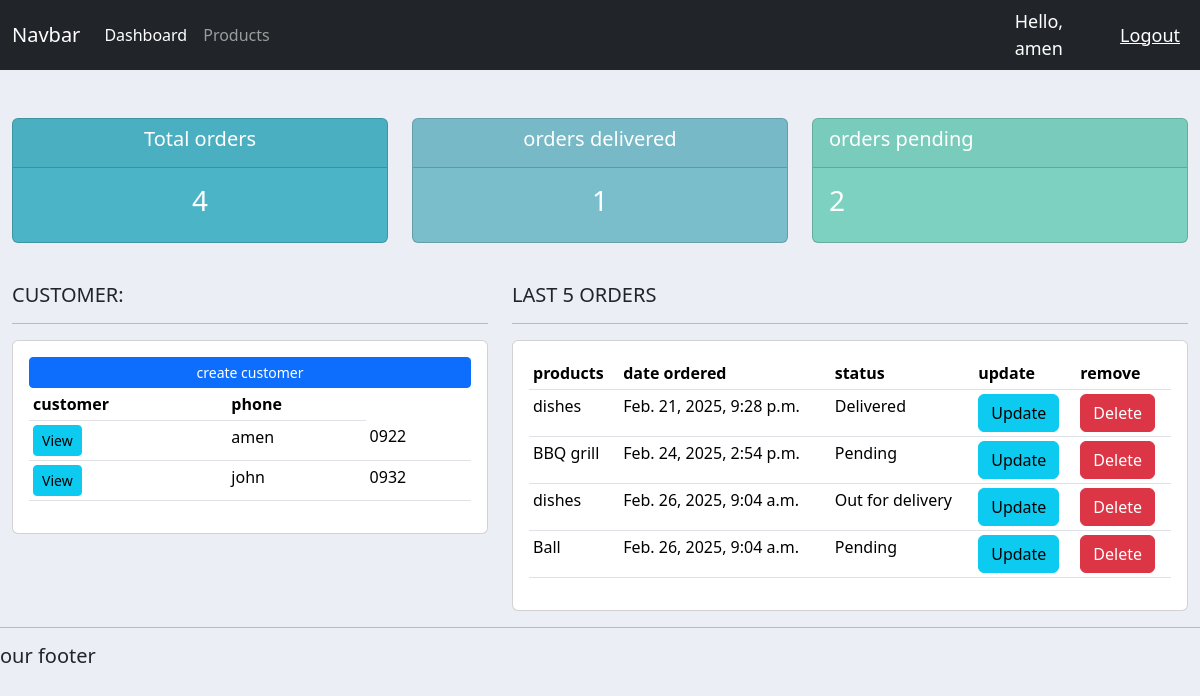
Before: / (signed in) with the older database file.
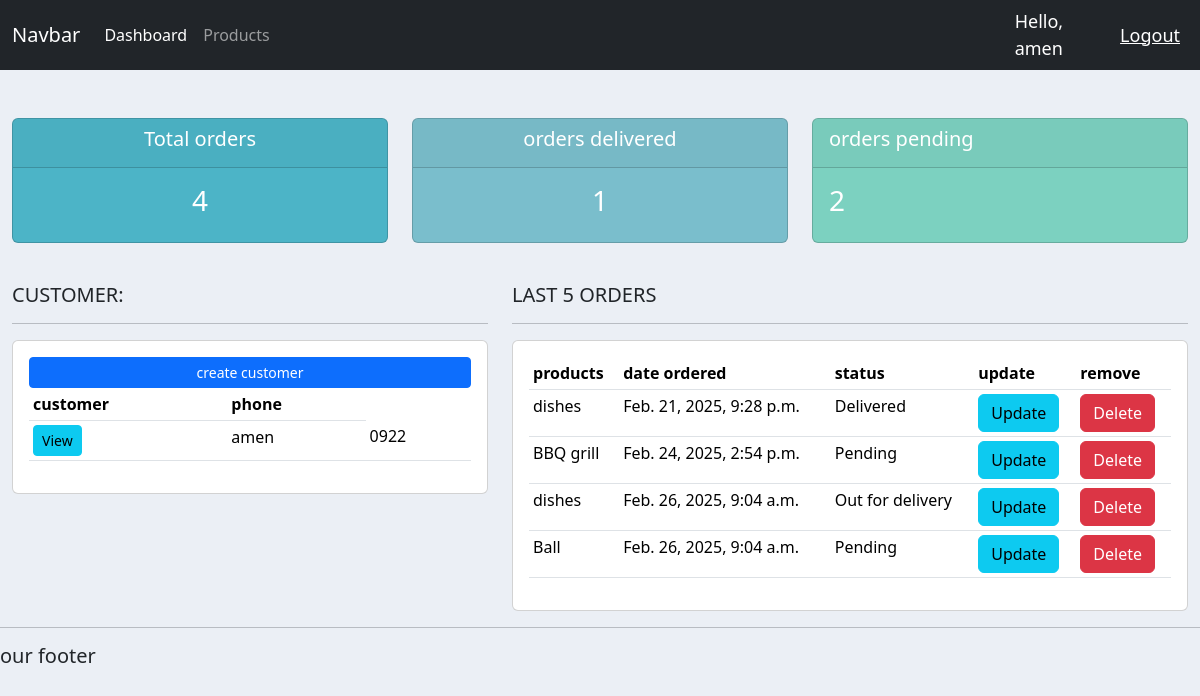
After: the same page with the newer database file.
### accounts/models.py (models this page shows, shortened)
class Customer(models.Model):
    user = models.OneToOneField(User, null=True, on_delete=models.CASCADE)
    name = models.CharField(max_length=200, null=True)
    phone = models.CharField(max_length=20, null=True)
    email = models.CharField(max_length=30, null=True)
    date_created = models.DateTimeField(auto_now_add=True)

class Order(models.Model):
    STATUS = [
        ("Pending", "Pending"),
        ("Out for delivery", "Out for delivery"),
        ("Delivered", "Delivered"),
    ]
    customer = models.ForeignKey(Customer, null=True, on_delete=models.SET_NULL)
    product = models.ForeignKey(Product, null=True, on_delete=models.SET_NULL)
    status = models.CharField(max_length=50, choices=STATUS, null=True)
    date_created = models.DateTimeField(auto_now_add=True)

class Product(models.Model):
    CATEGORY = [("Indoor", "Indoor"), ("Out Door", "Out Door")]
    name = models.CharField(max_length=200, null=True)
    price = models.FloatField(max_length=50, null=True)
    category = models.CharField(max_length=200, choices=CATEGORY, null=True)
    description = models.CharField(max_length=200, blank=True, null=True)
    date_created = models.DateTimeField(auto_now_add=True)
    tag = models.ManyToManyField(Tag)
    def __str__(self):
        return self.name

### accounts/decorators.py (the view)
    def wrapper_funcion(request, *args, **kwargs):
        group = None
        if request.user.groups.exists():
            group = request.user.groups.all()[0].name
        if group == "customer":
            return redirect("userpage")
        if group == "admin":
            return view_func(request, *args, **kwargs)

### accounts/views.py (called while the page is built)
@login_required(login_url="login")
@admin_only
def home(request):
    customers = Customer.objects.all()
    orders = Order.objects.all()
    Total_orders = orders.count()
    Orders_delivered = orders.filter(status="Delivered").count()
    Total_customers = customers.count()
    Pending = orders.filter(status="Pending").count()
    context = {
        "orders": orders,
        "customers": customers,
        "Total_orders": Total_orders,
        "orders_delivered": Orders_delivered,
        "Total_customers": Total_customers,
        "pending": Pending,
    }
    return render(request, "accounts/dashboard.html", context)

### accounts/templates/accounts/dashboard.html
{%extends 'accounts/main.html'%} {%block content%}
<br />
{%include 'accounts/status.html'%}
<br />
<div class="row">
  <div class="col-md-5">
    <h5>CUSTOMER:</h5>
    <hr />
    <div class="card card-body">
      <a class="btn btn-primary btn-sm bn-block">create customer</a>
      <table class="table table-sm">
        <tr>
          <th>customer</th>
          <th>phone</th>
        </tr>
        {%for customer in customers%}
        <tr>
          <td>
            <a
              class="btn btn-sm btn-info"
              href="{% url 'customer' customer.id %}"
              >View</a
            >
          </td>
          <td>{{customer.name}}</td>
          <td>{{customer.phone}}</td>
        </tr>
        {%endfor%}
      </table>
    </div>
  </div>
  <div class="col-md-7">
    <h5>LAST 5 ORDERS</h5>
    <hr />
    <div class="card card-body">
      <table class="table table-sm">
        <tr>
          <th>products</th>
          <th>date ordered</th>
          <th>status</th>
          <th>update</th>
          <th>remove</th>
        </tr>
        {%for order in orders%}
        <tr>
          <td>{{order.product}}</td>
          <td>{{order.date_created}}</td>
          <td>{{order.status}}</td>
          <td>
            <a class="btn btn-info" href="{% url 'update_order' order.id %}"
              >Update</a
            >
          </td>
          <td>
            <a class="btn btn-danger" href="{% url 'delete_order' order.id %}"
              >Delete</a
            >
          </td>
        </tr>
        {%endfor%}
      </table>
    </div>
  </div>
</div>
{%endblock%}

### accounts/templates/accounts/main.html (shortened to what this page needs)
{%load static%}
<!DOCTYPE html>
<html lang="en">
  <head>
    <link
      rel="stylesheet"
      href="https://cdn.jsdelivr.net/npm/bootstrap@5.3.3/dist/css/bootstrap.min.css"
    />
    <link rel="stylesheet" type="text/css" href="{% static '/css/main.css'%}" />
  </head>
  <body>
    {%include 'accounts/navbar.html'%}
    <div class="container-fluid">{%block content%} {%endblock%}</div>
    <hr />
    <h5>our footer</h5>
  </body>
</html>

### accounts/templates/accounts/navbar.html (shortened to what this page needs)
{% load static%}
<nav class="navbar navbar-expand-lg bg-dark navbar-dark">
  <div class="container-fluid">
    <a class="navbar-brand" href="#">Navbar</a>
    <div class="collapse navbar-collapse" id="navbarNav">
      <ul class="navbar-nav">
        {% if request.user.is_staff %}
        <li class="nav-item">
          <a class="nav-link active" aria-current="page" href="{% url 'home' %}"
            >Dashboard</a
          >
        </li>
        <li class="nav-item">
          <a class="nav-link" href="{% url 'products' %}">Products</a>
        </li>
        {%endif%}
      </ul>
    </div>
  </div>
  <span class="hello-msg">Hello, {{request.user}}</span>
  <span><a class="hello-msg" href="{% url 'logout' %}">Logout</a></span>
</nav>

### accounts/templates/accounts/status.html
<br />
<div class="row">
  <div class="col">
    <div class="col-mid">
      <div class="card text-center text-white mb-3" id="total-orders">
        <div class="card-header">
          <h5 class="card-title">Total orders</h5>
        </div>
        <div class="card-body">
          <h3 class="card-title">{{Total_orders}}</h3>
        </div>
      </div>
    </div>
  </div>
  <div class="col">
    <div class="col-mid">
      <div class="card text-center text-white mb-3" id="orders-delivered">
        <div class="card-header">
          <h5 class="card-title">orders delivered</h5>
        </div>
        <div class="card-body">
          <h3 class="card-title">{{orders_delivered}}</h3>
        </div>
      </div>
    </div>
  </div>
  <div class="col">
    <div class="col-md">
      <div class="card text-cener text-white mb-3" id="orders-pending">
        <div class="card-header">
          <h5 class="card-title">orders pending</h5>
        </div>
        <div class="card-body">
          <h3 class="card-title">{{pending}}</h3>
        </div>
      </div>
    </div>
  </div>
</div>

### crm/static/css/main.css (style rules this page uses)
body { background-color: #ebeff5; }
#total-orders { background-color: #4cb4c7; }
#orders-delivered { background-color: 7abecc; }
#orders-pending { background-color: 7CD1C0; }

### accounts/templates/accounts/main.html (style rules this page uses)
body { background-color: #ebeff5; }
#total-orders { background-color: #4cb4c7; }
#orders-delivered { background-color: #7abecc; }
#orders-pending { background-color: #7cd1c0; }

### accounts/templates/accounts/navbar.html (style rules this page uses)
.hello-msg { font-size: 18px; color: #fff; margin-right: 20px; }

Changed rows visible on the page:
removed Customer: name "john", phone "0932"
